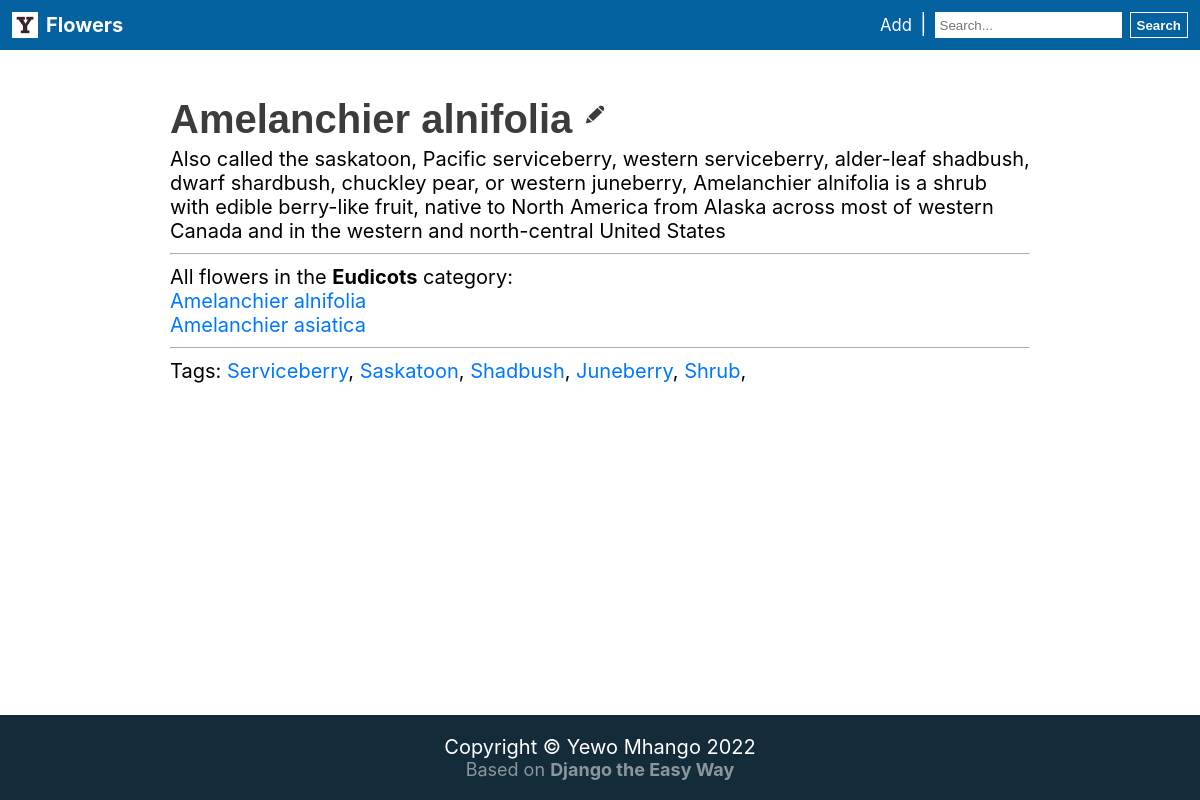
Page /flower/amelanchier-alnifolia/ on the earlier database version.
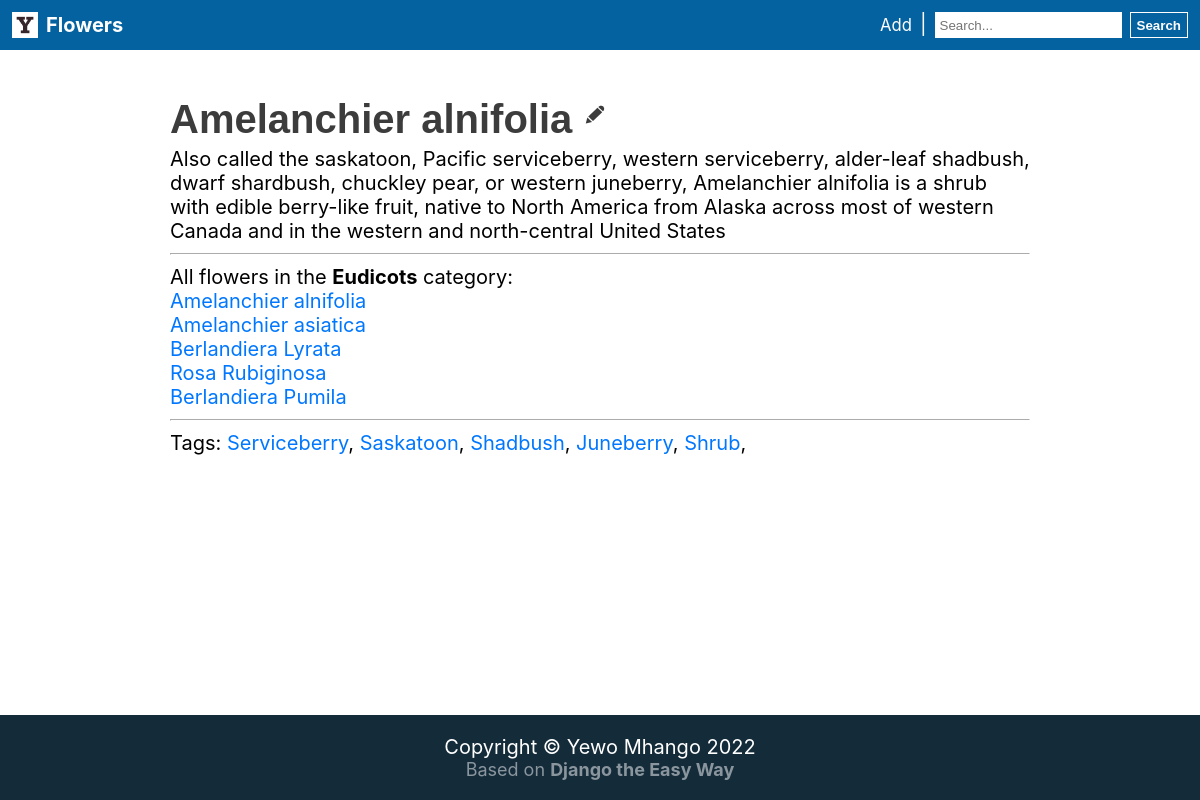
Same page on the later database version.
### myapp/models.py (models this page shows, shortened)
class Flower(models.Model):
    title = models.CharField(max_length=255, default='')
    description = models.TextField(default='')
    slug = models.SlugField(blank=True, default='')
    category = models.ForeignKey(Category, null=True, on_delete=models.PROTECT)
    tags = models.ManyToManyField(Tag)
    def __str__(self) -> str:
        return self.title

class Tag(models.Model):
    title = models.CharField(max_length=255, default='')
    slug = models.SlugField(blank=True, default='')
    def __str__(self) -> str:
        return self.title

class Category(models.Model):
    title = models.CharField(max_length=255, default='')
    def __str__(self) -> str:
        return self.title

### myapp/views.py (the view)
# urls.py: path('flower/<slug:slug>/', myapp_views.detail, name='detail'),
def detail(request: HttpRequest, slug=None):
    flower = get_object_or_404(Flower, slug=slug)
    return render(request, 'myapp/detail.html', {'flower': flower, 'page_title': flower.title})

### myapp/templates/myapp/detail.html (shortened to what this page needs)
{% extends 'base/base.html' %} {% block content %} {% load static %}
<div class="jumbotron">
  <h1>
    {{ flower.title }}
    <a href="{% url 'edit' pk=flower.pk %}">
      <img src="{% static 'base/images/edit.svg' %}" alt="" height="30px" />
    </a>
  </h1>
  <div class="flowerDescription">{{ flower.description }}</div>
</div>
<hr />
All flowers in the <strong>{{ flower.category }}</strong> category:
<br />
{% for c_flower in flower.category.flower_set.all %}
<a href="{% url 'detail' c_flower.slug %}">{{ c_flower }}</a>
<br />
{% endfor %}
<hr />
Tags: {% for tag in flower.tags.all %}
<a href="{% url 'tags' tag.slug %}">{{ tag }}</a>, {% endfor %} {% endblock %}

Differences in the rows shown:
added Flower: title "Berlandiera Lyrata"
added Flower: title "Rosa Rubiginosa"
added Flower: title "Berlandiera Pumila"
